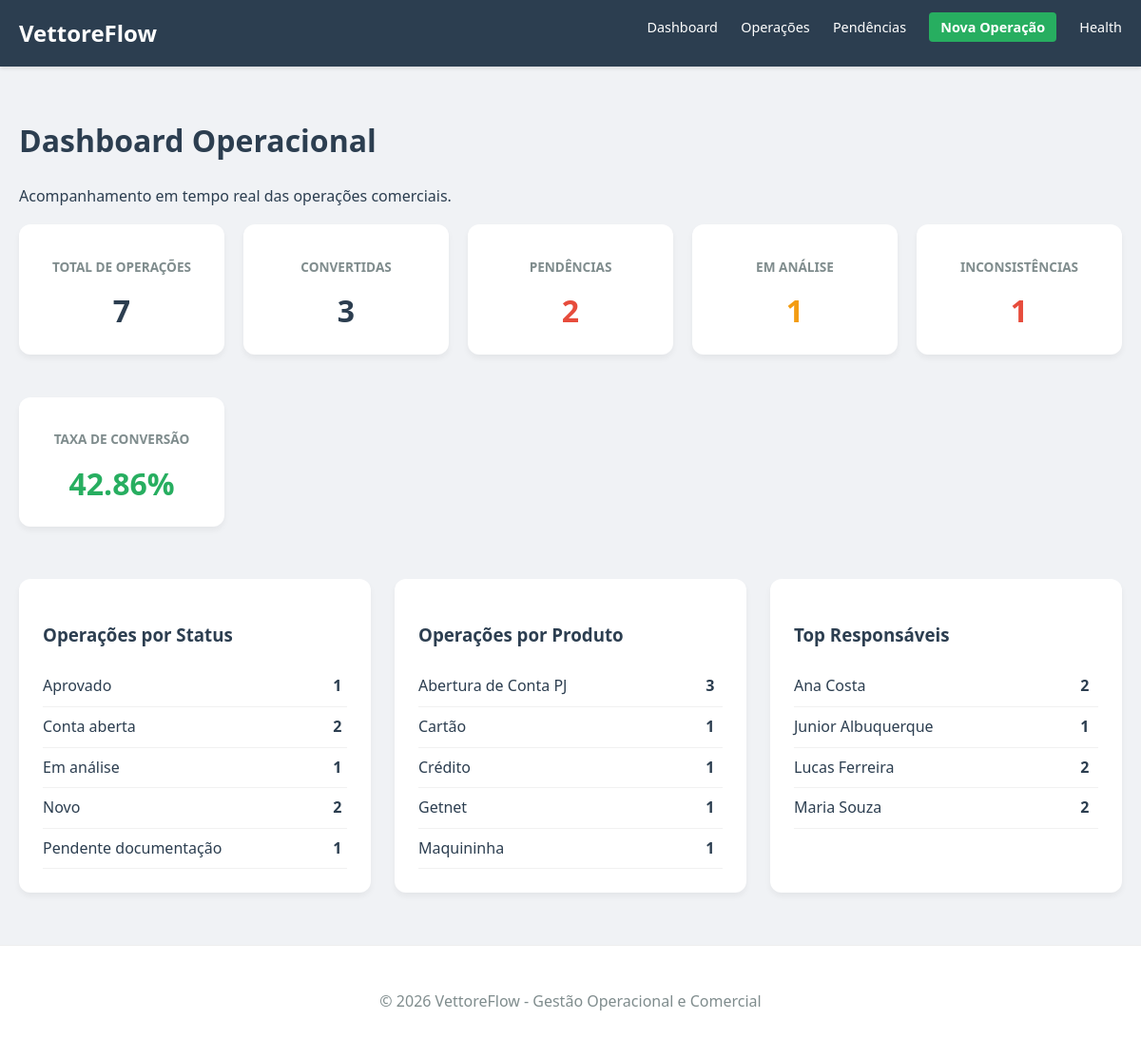
The page / on the database its author committed.
### app/models/operacao.py (models this page shows, shortened)
class Operacao(db.Model):
    __tablename__ = 'operacoes'
    id = db.Column(db.Integer, primary_key=True)
    data_atendimento = db.Column(db.Date, nullable=False, default=datetime.utcnow)
    cliente_nome = db.Column(db.String(150), nullable=False)
    cpf_cnpj = db.Column(db.String(20), nullable=False)
    produto = db.Column(db.String(100), nullable=False)
    status = db.Column(db.String(50), nullable=False)
    canal_origem = db.Column(db.String(100))
    responsavel = db.Column(db.String(100))
    equipe = db.Column(db.String(100))
    cidade = db.Column(db.String(100))
    uf = db.Column(db.String(2))
    valor_estimado = db.Column(db.Numeric(12, 2), default=0.0)
    observacao = db.Column(db.Text)
    possui_inconsistencia = db.Column(db.Boolean, default=False)
    descricao_inconsistencia = db.Column(db.Text)
    data_criacao = db.Column(db.DateTime, default=datetime.utcnow)

### app/web/routes.py (the view)
@web.route('/')
def index():
    resumo = OperacaoService.preparar_resumo_dashboard()
    return render_template('dashboard.html', resumo=resumo)

### app/services/operacao_service.py (called while the page is built)
    @staticmethod
    def agrupar_por_status():
        results = db.session.query(Operacao.status, func.count(Operacao.id)).group_by(Operacao.status).all()
        return {status: count for status, count in results}

    @staticmethod
    def agrupar_por_produto():
        results = db.session.query(Operacao.produto, func.count(Operacao.id)).group_by(Operacao.produto).all()
        return {produto: count for produto, count in results}

    @staticmethod
    def produtividade_por_responsavel():
        results = db.session.query(Operacao.responsavel, func.count(Operacao.id)).group_by(Operacao.responsavel).all()
        return {responsavel if responsavel else "Sem Responsável": count for responsavel, count in results}

    @staticmethod
    def produtividade_por_equipe():
        results = db.session.query(Operacao.equipe, func.count(Operacao.id)).group_by(Operacao.equipe).all()
        return {equipe if equipe else "Sem Equipe": count for equipe, count in results}

    @staticmethod
    def preparar_resumo_dashboard():
        return {
            "indicadores": OperacaoService.calcular_indicadores(),
            "por_status": OperacaoService.agrupar_por_status(),
            "por_produto": OperacaoService.agrupar_por_produto(),
            "por_responsavel": OperacaoService.produtividade_por_responsavel(),
            "por_equipe": OperacaoService.produtividade_por_equipe()
        }

### app/templates/dashboard.html (shortened to what this page needs)
{% extends "base.html" %}
{% block content %}
    <div class="dashboard-header">
        <h1>Dashboard Operacional</h1>
        <p>Acompanhamento em tempo real das operações comerciais.</p>
    </div>
    <div class="metrics-grid">
        <div class="card metric">
            <h3>Total de Operações</h3>
            <p class="value">{{ resumo.indicadores.total }}</p>
        </div>
        <div class="card metric">
            <h3>Convertidas</h3>
            <p class="value">{{ resumo.indicadores.convertidas }}</p>
        </div>
        <div class="card metric">
            <h3>Pendências</h3>
            <p class="value danger">{{ resumo.indicadores.pendentes }}</p>
        </div>
        <div class="card metric">
            <h3>Em Análise</h3>
            <p class="value warning">{{ resumo.indicadores.em_analise }}</p>
        </div>
        <div class="card metric">
            <h3>Inconsistências</h3>
            <p class="value danger">{{ resumo.indicadores.inconsistencias }}</p>
        </div>
        <div class="card metric">
            <h3>Taxa de Conversão</h3>
            <p class="value success">{{ resumo.indicadores.taxa_conversao }}%</p>
        </div>
    </div>
    <div class="charts-grid">
        <div class="card">
            <h3>Operações por Status</h3>
            <table class="data-table-mini">
                {% for status, count in resumo.por_status.items() %}
                <tr>
                    <td>{{ status }}</td>
                    <td><strong>{{ count }}</strong></td>
                </tr>
                {% else %}
                <tr><td colspan="2">Nenhum dado disponível</td></tr>
                {% endfor %}
            </table>
        </div>
        <div class="card">
            <h3>Operações por Produto</h3>
            <table class="data-table-mini">
                {% for produto, count in resumo.por_produto.items() %}
                <tr>
                    <td>{{ produto }}</td>
                    <td><strong>{{ count }}</strong></td>
                </tr>
                {% else %}
                <tr><td colspan="2">Nenhum dado disponível</td></tr>
                {% endfor %}
            </table>
        </div>
        <div class="card">
            <h3>Top Responsáveis</h3>
            <table class="data-table-mini">
                {% for resp, count in resumo.por_responsavel.items() %}
                <tr>
                    <td>{{ resp }}</td>
                    <td><strong>{{ count }}</strong></td>
                </tr>
                {% else %}
                <tr><td colspan="2">Nenhum dado disponível</td></tr>
                {% endfor %}
            </table>
        </div>
    </div>
{% endblock %}

### app/static/css/style.css (style rules this page uses)
:root { --primary: #2c3e50; --secondary: #34495e; --success: #27ae60; --warning: #f39c12; --danger: #e74c3c; --light: #ecf0f1; --dark: #2c3e50; --white: #ffffff; }
body { font-family: 'Segoe UI', Tahoma, Geneva, Verdana, sans-serif; line-height: 1.6; margin: 0; padding: 0; background-color: #f0f2f5; color: var(--dark); }
h1, h2, h3 { color: var(--primary); }
.card { background: var(--white); padding: 25px; border-radius: 12px; box-shadow: 0 4px 6px rgba(0,0,0,0.05); margin-bottom: 25px; }
.metrics-grid { display: grid; grid-template-columns: repeat(auto-fit, minmax(180px, 1fr)); gap: 20px; margin-bottom: 30px; }
.metric { text-align: center; padding: 20px; }
.metric h3 { font-size: 0.85rem; margin-bottom: 10px; color: #7f8c8d; text-transform: uppercase; }
.metric .value { font-size: 2rem; font-weight: bold; margin: 0; }
.charts-grid { display: grid; grid-template-columns: repeat(auto-fit, minmax(300px, 1fr)); gap: 25px; }
.data-table-mini { width: 100%; border-collapse: collapse; }
.data-table-mini td { padding: 8px 0; border-bottom: 1px solid #f1f1f1; }
.success { color: var(--success); }
.warning { color: var(--warning); }
.danger { color: var(--danger); }

### rows shown on the page
Operacao: produto "Cartão", possui_inconsistencia "1", equipe "Crédito"
Operacao: produto "Getnet", count "1"
Operacao: produto "Maquininha", count "1"
Operacao: responsavel "Maria Souza", id "2"

### other values the page prints
{{ resumo.indicadores.total }} "7"
{{ resumo.indicadores.convertidas }} "3"
{{ resumo.indicadores.pendentes }} "2"
{{ resumo.indicadores.em_analise }} "1"
{{ resumo.indicadores.inconsistencias }} "1"
{{ resumo.indicadores.taxa_conversao }} "42.86"
{{ status }} "Aprovado" "Conta aberta" "Em análise" "Novo" "Pendente documentação"
{{ count }} "1" "2" "1" "2" "1"
{{ produto }} "Abertura de Conta PJ"
{{ count }} "3"
{{ resp }} "Ana Costa" "Junior Albuquerque" "Lucas Ferreira"
{{ count }} "2" "1" "2"
